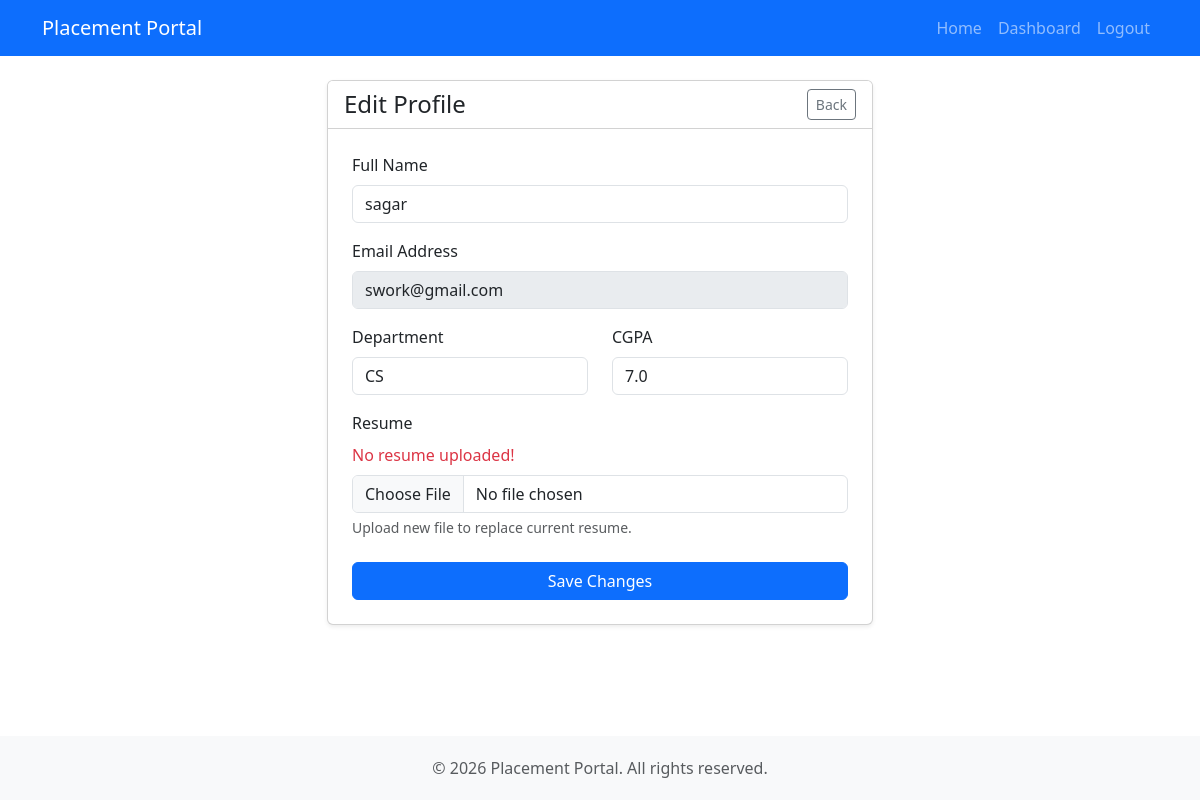
Before: /student/profile (signed in) with the older database file.
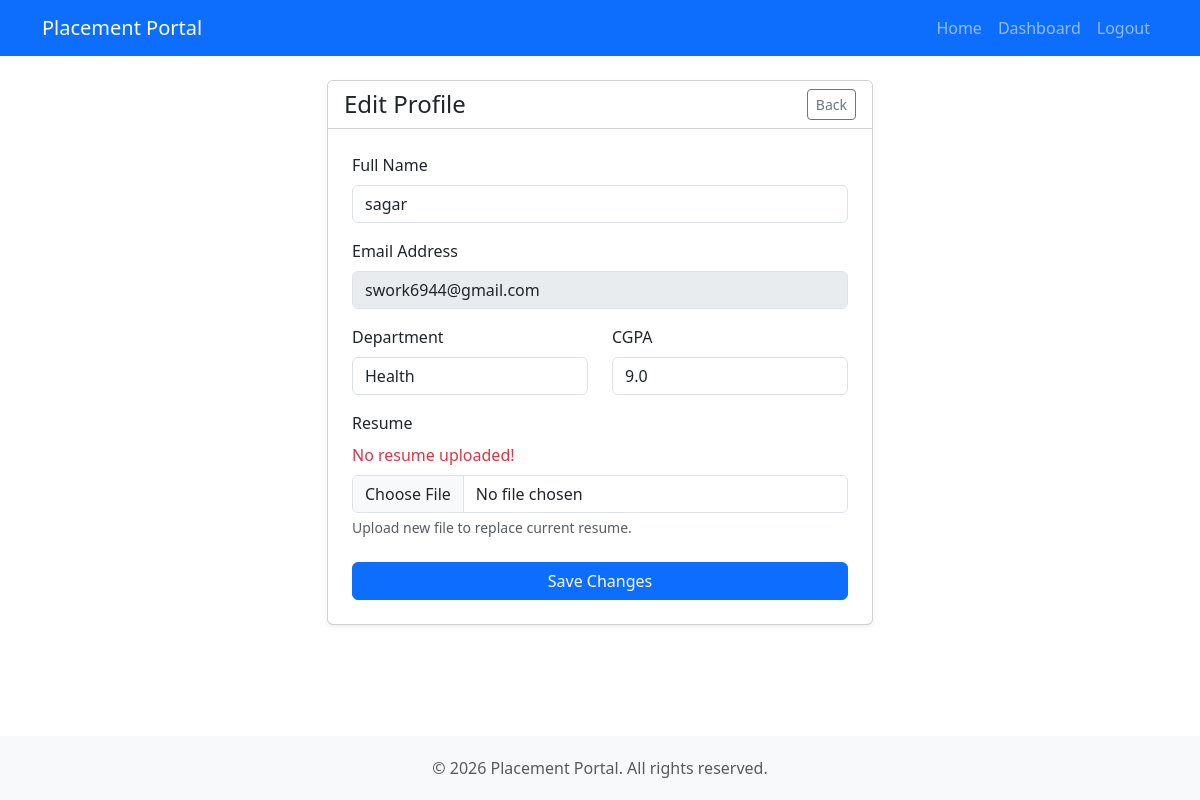
After: the same page with the newer database file.
### models.py (models this page shows)
class Student(db.Model):
    id = db.Column(db.Integer, primary_key=True)
    name = db.Column(db.String(100), nullable=False)
    email = db.Column(db.String(100), unique=True, nullable=False)
    password = db.Column(db.String(200), nullable=False)
    department = db.Column(db.String(50))
    cgpa = db.Column(db.Float)
    resume = db.Column(db.String(200))
    is_active = db.Column(db.Boolean, default=True)
    applications = db.relationship("Application", backref="student", lazy=True)

### app.py (the view, shortened to what this page needs)
    @app.route("/student/profile", methods=["GET", "POST"])
    @login_required("student")
    def student_profile():
        student_id = session.get("user_id")
        student = Student.query.get(student_id)
        return render_template("student/profile.html", student=student)

### templates/student/profile.html (shortened to what this page needs)
{% extends "base.html" %}
{% block content %}
<div class="row justify-content-center">
    <div class="col-md-8 col-lg-6">
        <div class="card shadow-sm">
            <div class="card-header bg-white d-flex justify-content-between align-items-center">
                <h4 class="mb-0">Edit Profile</h4>
                <a href="{{ url_for('student_dashboard') }}" class="btn btn-sm btn-outline-secondary">Back</a>
            </div>
            <div class="card-body p-4">
                <form method="POST" enctype="multipart/form-data">
                    <div class="mb-3">
                        <label class="form-label">Full Name</label>
                        <input type="text" name="name" class="form-control" value="{{ student.name }}" required>
                    </div>
                    <div class="mb-3">
                        <label class="form-label">Email Address</label>
                        <input type="email" class="form-control" value="{{ student.email }}" disabled>
                    </div>
                    <div class="row">
                        <div class="col-md-6 mb-3">
                            <label class="form-label">Department</label>
                            <input type="text" name="department" class="form-control" value="{{ student.department }}">
                        </div>
                        <div class="col-md-6 mb-3">
                            <label class="form-label">CGPA</label>
                            <input type="number" step="0.01" name="cgpa" class="form-control" value="{{ student.cgpa }}"
                                min="0" max="10">
                        </div>
                    </div>
                    <div class="mb-3">
                        <label class="form-label">Resume</label>
                        {% if student.resume %}
                        <div class="mb-2">
                            <a href="{{ url_for('static', filename='uploads/resumes/' + student.resume) }}"
                                class="btn btn-sm btn-outline-primary" target="_blank">
                                📄 View Current Resume ({{ student.resume }})
                            </a>
                        </div>
                        {% else %}
                        <div class="text-danger mb-2">No resume uploaded!</div>
                        {% endif %}
                        <input type="file" name="resume" class="form-control">
                        <div class="form-text">Upload new file to replace current resume.</div>
                    </div>
                    <div class="d-grid mt-4">
                        <button type="submit" class="btn btn-primary">Save Changes</button>
                    </div>
                </form>
            </div>
        </div>
    </div>
</div>
{% endblock %}

Changed rows visible on the page:
changed Student "sagar": email "swork@gmail.com" → "swork6944@gmail.com"; department "CS" → "Health"; cgpa "7.0" → "9.0"
